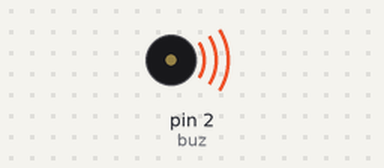
Recording of a sketch running on a simulated Arduino Uno, built with avr-gcc and run on an emulated ATmega328P. Parts: buzzer (waves = sounding, pin HIGH).

Above: at 0.2 s.
Timing chart, 0 to 3.0 s (numbered marks = the images above):
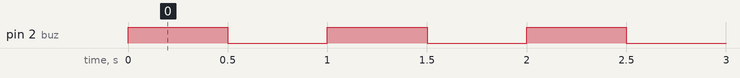

Measured:
- by itself, pin 2 (buz): alternates HIGH for 0.50 s and LOW for 0.50 s

The sketch:

buzzer.ino
```cpp
#define buz 2

void setup()
{
  pinMode(buz, OUTPUT);
}

void loop()
{
  digitalWrite(buz, HIGH);
  delay(500);
  digitalWrite(buz, LOW);
  delay(500);
}
```
